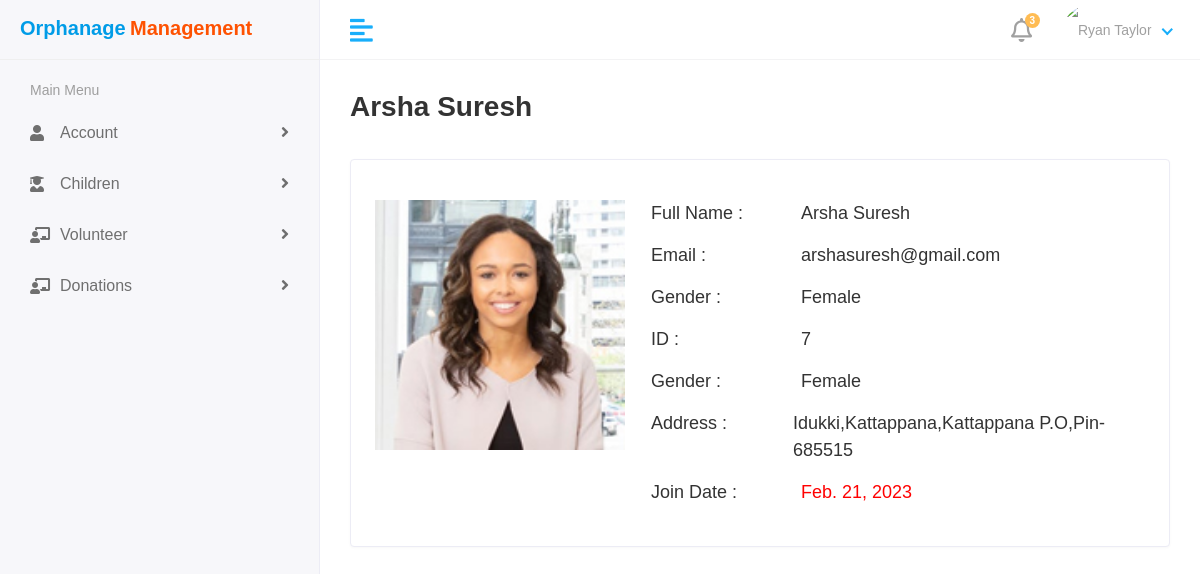
The app's page /volunteer_details/7/ (signed in) with its own data.
### OrphanageApp/models.py (models this page shows, shortened)
class tbl_volunteer(models.Model):
    email=models.ForeignKey(tbl_login, on_delete=models.SET_NULL, blank=True, null=True)
    orphanage =models.ForeignKey(tbl_orphanage, on_delete=models.SET_NULL, blank=True, null=True)
    fname = models.CharField(max_length=250,blank=True)
    lname= models.CharField(max_length=250,blank=True)
    gender = models.CharField(max_length=250,blank=True)
    mobile = models.CharField(max_length=250,blank=True)
    district= models.CharField(max_length=50, blank=True)
    city= models.CharField(max_length=50, blank=True)
    address= models.CharField(max_length=50, blank=True)
    pin= models.CharField(max_length=12, blank=True)
    date = models.DateField(auto_now_add=True)
    status=models.BooleanField(default=False)
    image=models.ImageField(upload_to='Children_Image',blank=True)
    class Meta:
        verbose_name_plural = "Volunteers"

### CredentialApp/models.py (models this page shows, shortened)
class tbl_login(models.Model):
    email = models.CharField(max_length=200, unique=True, primary_key=True)
    password = models.CharField(max_length=100)
    otp = models.IntegerField(default=1)
    status=models.BooleanField(default=False )
    type=models.IntegerField(default=False)
    class Meta:
        verbose_name_plural = "Login details"

### CredentialApp/views.py (the view)
# urls.py: path('volunteer_details/<int:id>/',views.volunteer_details,name='volunteer_details'),
def volunteer_details(request,id):
    if 'email' in request.session:
        email=request.session['email']
        user=tbl_volunteer.objects.get(id=id)
        tbl_volunteer.objects.get(id=id)
        data={'user':user}
        return render(request,"orphanage/volunteer_details.html",data)
    else:
        return redirect(login)

### templates/orphanage/volunteer_details.html
{% extends 'orphanage/base.html' %}
{% load static %}
{% block content %}
      <div class="page-wrapper">
        <div class="content container-fluid">
          <div class="page-header">
            <div class="row">
              <div class="col-sm-12">
                <h3 class="page-title">{{user.fname}} {{user.lname}}</h3>
              </div>
            </div>
          </div>
          <div class="card">
            <div class="card-body">
              <div class="row">
                <div class="col-md-12">
                  <div class="about-info">
                    <div class="media mt-3">
                      <img src="{{user.image.url}}" class="mr-3" alt="..." />
                      <div class="media-body">
                        <ul>
                          <li>
                            <span class="title-span">Full Name : </span>
                            <span class="info-span">{{user.fname}} {{user.lname}}</span>
                          </li>
                          <li>
                            <span class="title-span">Email : </span>
                            <span class="info-span">{{user.email.email}}</span>
                          </li>
                          <li>
                            <span class="title-span">Gender : </span>
                            <span class="info-span">{{user.gender}}</span>
                          </li>
                          <li>
                            <span class="title-span">ID : </span>
                            <span class="info-span"> {{user.id}}</span>
                          </li>
                          <li>
                            <span class="title-span">Gender : </span>
                            <span class="info-span">{{user.gender}}</span>
                          </li>
                          <li>
                            <span class="title-span">Address : </span>
                            <span class="info-span">{{user.district}},{{user.city}},{{user.address}},Pin-{{user.pin}}</span>
                          </li>
                          <li>
                            <span class="title-span">Join Date : </span>
                            <span class="info-span" style="color:red;">{{user.date}}</span>
                          </li>
                        </ul>
                      </div>
                    </div>
                  </div>
                </div>
              </div>
            </div>
          </div>
        </div>
      </div>
    </div>
    {% endblock %}

### static/assets/css/style.css (style rules this page uses)
html { height: 100%; }
body { background-color: #fff; color: #333; font-family: 'Poppins', sans-serif; font-size: 1rem; height: 100%; line-height: 1.5; overflow-x: hidden; }
h1, h2, h3, h4, h5, h6 { font-family: 'Poppins', sans-serif; margin-top: 0; }
ul, ol { padding: 0px; list-style: none; }
.card { border: 1px solid #ececf5; box-shadow: 0 1px 3px 0 rgba(0, 0, 0, 0.03); margin-bottom: 1.875rem; }
.card-body { padding: 1.5rem; }
.page-wrapper { margin-left: 320px; padding-top: 60px; position: relative; transition: all 0.4s ease; }
.page-wrapper > .content { padding: 1.875rem 1.875rem 0; }
.page-header { margin-bottom: 1.875rem; }
.page-title { font-size: 28px; font-weight: 600; color: #333; margin-bottom: 5px; }
.about-info img { width: 250px; }
.about-info ul li { font-size: 18px; margin: 0px 0px 15px 10px; display: flex; }
.title-span { font-weight: 500; width: 150px; }

### records on screen
tbl_volunteer: fname "Arsha", lname "Suresh", image (picture), email.email "arshasuresh@gmail.com", gender "Female", id "7", district "Idukki", city "Kattappana", address "Kattappana P.O", pin "685515", date "Feb. 21, 2023"
